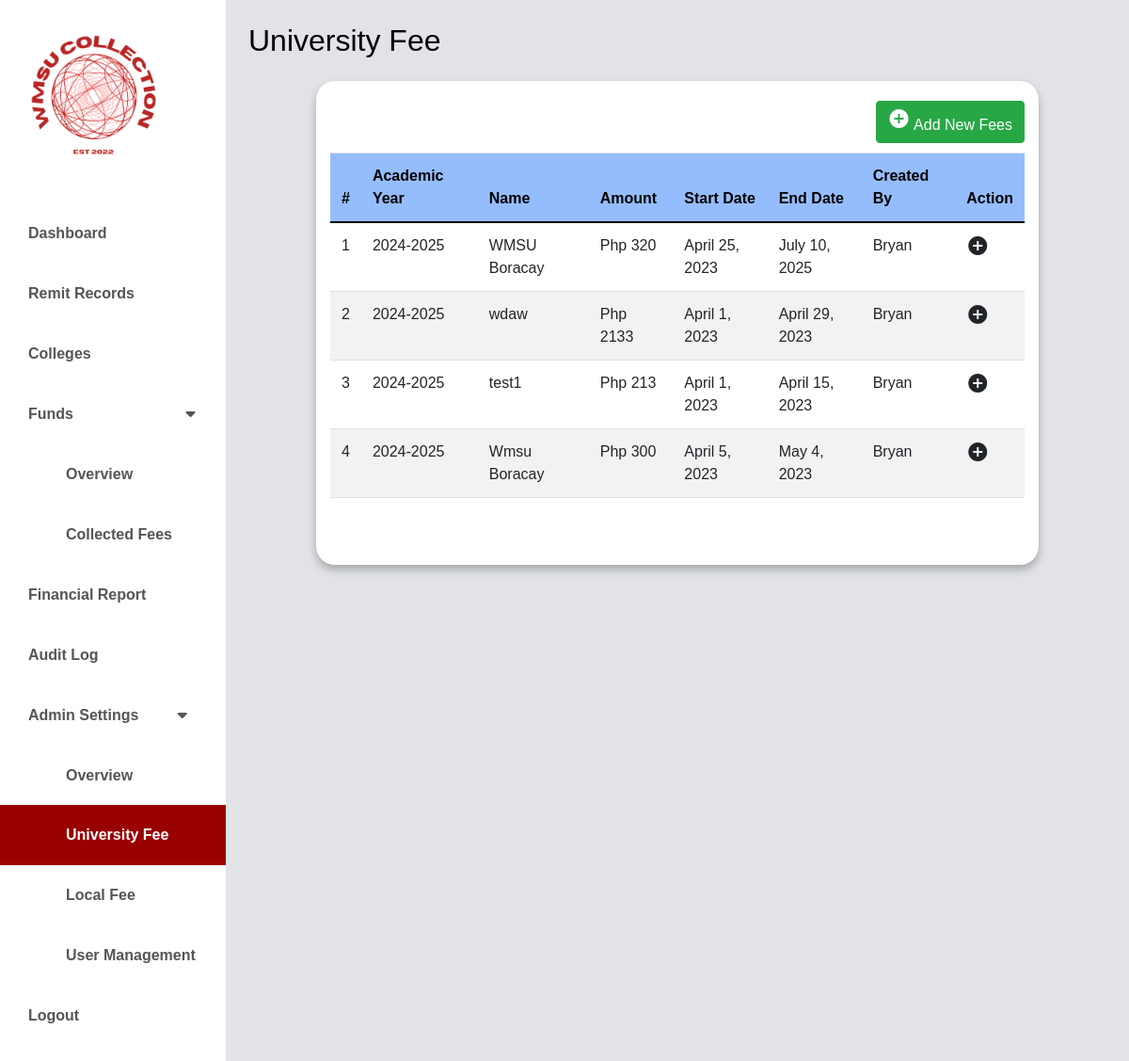
Page /university/university.php (signed in) on the earlier database version.
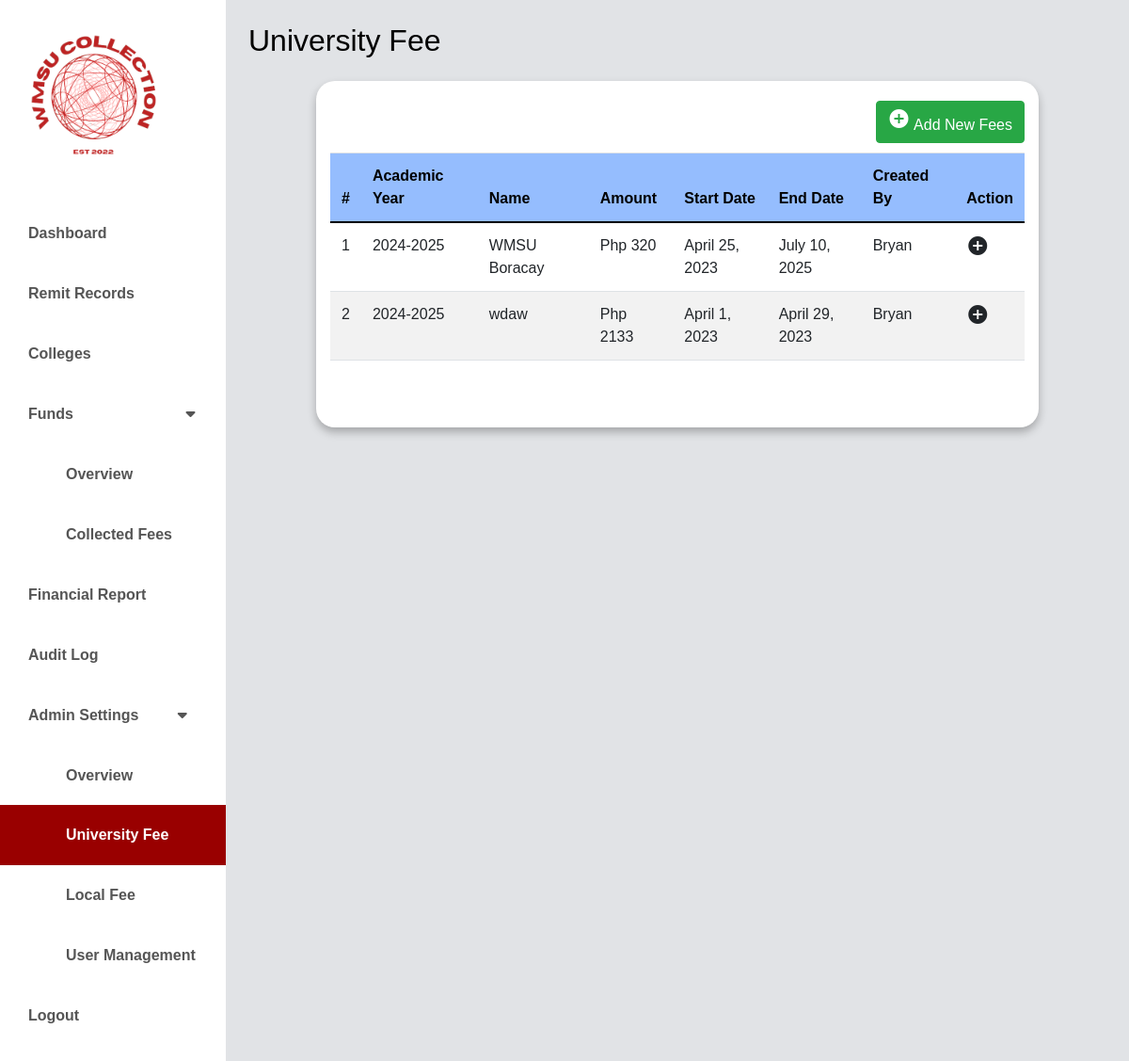
Same page on the later database version.
### tables this page shows
CREATE TABLE `university_fees` (
  `id` int(11) NOT NULL,
  `academic_year_id` int(11) NOT NULL,
  `semester_id` int(11) NOT NULL,
  `fee_type` varchar(20) NOT NULL DEFAULT 'University',
  `fee_name` varchar(100) NOT NULL,
  `fee_amount` int(11) NOT NULL,
  `start_date` date NOT NULL,
  `end_date` date NOT NULL,
  `created_by` varchar(100) DEFAULT NULL,
  `created_at` timestamp NOT NULL DEFAULT current_timestamp(),
  `updated_at` timestamp NOT NULL DEFAULT current_timestamp() ON UPDATE current_timestamp()
);

CREATE TABLE `academic_year` (
  `id` int(11) NOT NULL,
  `academic_name` varchar(50) NOT NULL,
  `academic_start_date` date NOT NULL,
  `academic_end_date` date NOT NULL,
  `is_active` tinyint(1) NOT NULL DEFAULT 1,
  `created_at` timestamp NOT NULL DEFAULT current_timestamp(),
  `updated_at` timestamp NOT NULL DEFAULT current_timestamp() ON UPDATE current_timestamp()
);

### classes/universityfees.class.php (called while the page is built, shortened)
<?php
require_once 'database.class.php';
class UniversityFees {
    public $db;
    function __construct() {
        $this->db = new Database();
    }
    function showAllDetails() {
        $sql = "SELECT ufs.id, ufs.start_date, ufs.fee_amount, ufs.end_date, ufs.created_by, ufs.fee_name, ufs.fee_type, s.semester_name, sy.academic_name
                FROM university_fees ufs
                JOIN semesters s ON ufs.semester_id = s.id
                JOIN academic_year sy ON ufs.academic_year_id = sy.id";
        $stmt = $this->db->connect()->prepare($sql);
        $stmt->execute();
        return $stmt->fetchAll(PDO::FETCH_ASSOC);
    }
}
?>

### classes/database.class.php (called while the page is built)
<?php
class Database {
    private $host = 'localhost';
    private $username = 'root';
    private $password = '';
    private $database = 'wmsu';
    protected $connection;
    public function connect() {
        try {
            $dsn = "mysql:host=$this->host;dbname=$this->database;charset=utf8mb4";
            $options = [
                PDO::ATTR_ERRMODE => PDO::ERRMODE_EXCEPTION,
                PDO::ATTR_DEFAULT_FETCH_MODE => PDO::FETCH_ASSOC,
                PDO::ATTR_EMULATE_PREPARES => false,
            ];
            $this->connection = new PDO($dsn, $this->username, $this->password, $options);
        } catch (PDOException $e) {
            echo "Connection error: " . $e->getMessage();
            die();
        }
        return $this->connection;
    }
}
?>

### university/university.php (the view, shortened to what this page needs)
<?php
require_once '../classes/universityfees.class.php';
?>
<!doctype html>
<html lang="en" class="no-js">
  <html>
    <head>
	<link href="https://cdn.jsdelivr.net/npm/bootstrap@5.0.0-beta3/dist/css/bootstrap.min.css" rel="stylesheet" />
    <link rel="stylesheet" href="https://unicons.iconscout.com/release/v4.0.0/css/line.css" />
    <link rel="stylesheet" href="https://cdnjs.cloudflare.com/ajax/libs/font-awesome/5.15.3/css/all.min.css" />
	<link rel="stylesheet" href="https://stackpath.bootstrapcdn.com/bootstrap/4.5.0/css/bootstrap.min.css">
	<link rel="stylesheet" href="https://maxcdn.bootstrapcdn.com/font-awesome/4.7.0/css/font-awesome.min.css">
    <link rel="stylesheet" href="../css/dashboard.css" />
    <link rel="stylesheet" href="../css/new-univ.css" />
    </head>
      <body>
      <div class="d-flex" id="wrapper">
        <div class="bg-white" id="sidebar-wrapper">
            <img src="../images/logo.jpg" width ="200" alt="CCS COLLECTION FEE">
            <div class="list-group list-group-flush my-3">
                <a href="../admin/dashboard-main.php" class="list-group-item list-group-item-action bg-hover first-text fw-bold ">Dashboard</a>
                <a href="../remit-records/remit-records.php" class="list-group-item list-group-item-action bg-hover first-text fw-bold ">Remit Records</a>
                <a href="../college/college.php" class="list-group-item list-group-item-action bg-hover first-text fw-bold">Colleges</a>
                <button class="list-group-item list-group-item-action bg-hover second-text dropdown-btn fw-bold">Funds</a>
                <i class="fa fa-caret-down" style="margin-left: 115px;"></i>
                </button>
                <div class="dropdown-container">
                    <a href="../funds/overview_funds.php" class="list-group-item list-group-item-action bg-hover first-text fw-bold" style="text-decoration:none; padding-left: 70px;">Overview</a>
                    <a href="../funds/collected-fees.php" class="list-group-item list-group-item-action bg-hover first-text fw-bold " style="text-decoration:none; padding-left: 70px;">Collected Fees</a>
                </div>
                <a href="../financial-report/financial-report.php" class="list-group-item list-group-item-action bg-hover first-text fw-bold">Financial Report</a>
                <a href="../audit-log/audit-log.php" class="list-group-item list-group-item-action bg-hover first-text fw-bold">Audit Log</a>
                <button class="list-group-item list-group-item-action bg-hover second-text dropdown-btn fw-bold">Admin Settings</a>
                <i class="fa fa-caret-down" style="margin-left: 37px;"></i>
                </button>
                <div class="dropdown-container">
                <a href="../admin-settings/overview_settings.php" class="list-group-item list-group-item-action bg-hover first-text fw-bold " style="text-decoration:none; padding-left: 70px;">Overview</a></ul>
                <a href="../university/university.php" class="list-group-item list-group-item-action bg-hover first-text fw-bold active" style="text-decoration:none; padding-left: 70px;">University Fee</a></ul>
                    <a href="../local/localfees.php"class="list-group-item list-group-item-action bg-hover first-text fw-bold"  style="text-decoration:none; padding-left: 70px;">Local Fee</a></ul>
                    <?php
                    if($_SESSION['role'] == 'admin'){?>
                    <a href="../admin-settings/user.php" class="list-group-item list-group-item-action bg-hover first-text fw-bold" style="text-decoration:none; padding-left: 70px;">User Management</a></ul>
                    <?php } ?>
                </div>
                <a href="../public/logout.php" class="list-group-item list-group-item-action bg-hover fw-bold">Logout</a>
</div>
        </div>
	<div id="page-content-wrapper">
    <nav class="navbar navbar-expand-lg navbar-light bg-active py-4 px-4">
        <div class="d-flex align-items-center">
            <h2 class="fs-2 m-0" style="color:#000000; font-weight: 400;">University Fee</h2>
        </div>
    </nav>
    <div class="container">
                <div class="row" style="padding-top:  21px;">
				<div class="col-sm-4" style="border-color: #000000;">
       			 </div>
        <div class="col-sm-4">
          </div>
          <?php
                    if($_SESSION['role'] == 'admin'){?>
					<div class="col-sm-4 " style="display: flex; align-items: center; justify-content: flex-end;">
						<a href="#addCollectorModal" class="btn btn-success" data-toggle="modal"><i class="material-icons">&#xE147;</i> <span>Add New Fees</span></a>
					</div>
          <?php } ?>
				</div>
             <div class =" table-responsive" style="margin-top: 10px;">
                <table class="table">
            <thead style="background-color:#95BDFE ;" class="text-white">
              <tr>
                <th scope="col" style = " color: #000000;" >#</th>
                <th scope="col" style = " color: #000000;" >Academic Year</th>
                <th scope="col" style = " color: #000000;" >Name</th></th>
				        <th scope="col" style = " color: #000000;" >Amount</th></th>
                <th scope="col" style = " color: #000000;" >Start Date</th></th>
                <th scope="col" style = " color: #000000;" >End Date</th></th>
                <th scope="col" style = " color: #000000;" >Created By</th></th>
                <th scope="col" style = " color: #000000;" >Action</th>
              </tr>
            </thead>
            <tbody>
            <?php
$Fee = new UniversityFees();
$FeeData = $Fee->showAllDetails();
$i = 1;
foreach($FeeData as $Fee) {
    ?>
    <tr>
        <td><?php echo $i; ?></td>
        <td><?php echo $Fee['academic_name']; ?></td>
        <td><?php echo $Fee['fee_name']; ?></td>
        <td>Php <?php echo $Fee['fee_amount']; ?></td>
        <td><?php echo date('F j, Y', strtotime($Fee['start_date'])); ?></td>
                <td><?php echo date('F j, Y', strtotime($Fee['end_date'])); ?></td>
        <td><?php echo $Fee['created_by']; ?></td>
        <td>
                <i class="material-icons" title="Edit">&#xe147;</i>
        </td>
    </tr>
    <?php
    $i++;
}
?>
				</tbody>
			</table>
		</div>
	</div>
</div>
</div>
</body>
</html>

### css/dashboard.css (style rules this page uses)
* { font-family: 'Poppins', sans-serif; }
:root { --main-bg-color: #009d63; --main-text-color: #009d63; --second-text-color: #bbbec5; --second-bg-color: #c1efde; }
.second-text { color: var(--second-text-color); }
#wrapper { overflow-x: hidden; background-image: linear-gradient( to right, #e1e3e6, #e1e3e6, #e1e3e6, #e1e3e6, #e1e3e6 ); }
#sidebar-wrapper { min-height: 100vh; margin-left: -15rem; -webkit-transition: margin 0.25s ease-out; -moz-transition: margin 0.25s ease-out; -o-transition: margin 0.25s ease-out; transition: margin 0.25s ease-out; }
#sidebar-wrapper .list-group { width: 15rem; }
#page-content-wrapper { min-width: 100vw; }
.list-group-item { border: none; background-color: #FFF; color: #555; padding: 20px 30px; }
.list-group-item.active { background-color: #990000; color: white; }
@media (min-width: 768px) { #sidebar-wrapper { margin-left: 0; } }
@media (min-width: 768px) { #page-content-wrapper { min-width: 0; width: 100%; } }
body { margin: 0; padding: 0; background-color: var(--second-bg-color); }
table { border-collapse: collapse; width: 100%; }
th, td { text-align: left; padding: 8px; }
th { background-color: #007bff; }
tr:nth-child(even) { background-color: #f2f2f2; }

### css/new-univ.css (style rules this page uses)
.container { background-color: #fff; max-width: 80%; border-radius: 20px; padding-bottom: 20px; box-shadow: 0 5px 10px rgba(0, 0, 0, 0.265); }
.table-responsive { display:flex; margin-bottom: 35px; }
.h2, h2, h3, h3, h4, h4, h5, h5 { font-size: 20px; text-align: center; font-weight: 600; margin-top: 15px; }

Differences in the rows shown:
removed university_fees: academic_year.academic_name "2024-2025", fee_name "test1", fee_amount "213", start_date "April 1, 2023", end_date "April 15, 2023", created_by "Bryan"
removed university_fees: academic_year.academic_name "2024-2025", fee_name "Wmsu Boracay", fee_amount "300", start_date "April 5, 2023", end_date "May 4, 2023", created_by "Bryan"
